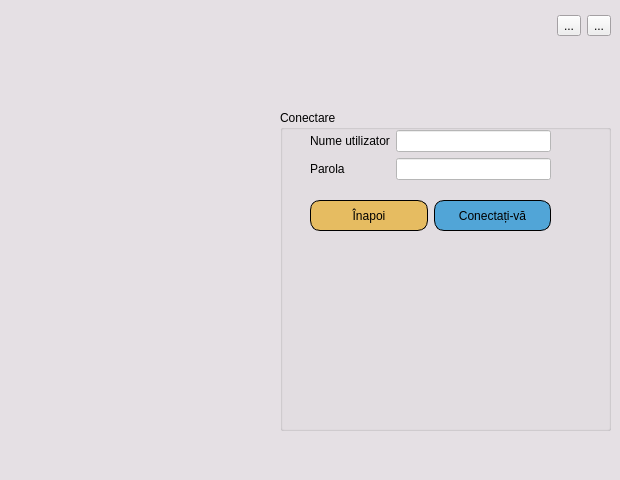
<?xml version="1.0" encoding="UTF-8"?>
<ui version="4.0">
 <class>Login</class>
 <widget class="QDialog" name="Login">
  <property name="geometry">
   <rect>
    <x>0</x>
    <y>0</y>
    <width>620</width>
    <height>480</height>
   </rect>
  </property>
  <property name="sizePolicy">
   <sizepolicy hsizetype="Preferred" vsizetype="Preferred">
    <horstretch>0</horstretch>
    <verstretch>0</verstretch>
   </sizepolicy>
  </property>
  <property name="palette">
   <palette>
    <active>
     <colorrole role="Base">
      <brush brushstyle="SolidPattern">
       <color alpha="255">
        <red>255</red>
        <green>255</green>
        <blue>255</blue>
       </color>
      </brush>
     </colorrole>
     <colorrole role="Window">
      <brush brushstyle="SolidPattern">
       <color alpha="255">
        <red>229</red>
        <green>224</green>
        <blue>228</blue>
       </color>
      </brush>
     </colorrole>
    </active>
    <inactive>
     <colorrole role="Base">
      <brush brushstyle="SolidPattern">
       <color alpha="255">
        <red>255</red>
        <green>255</green>
        <blue>255</blue>
       </color>
      </brush>
     </colorrole>
     <colorrole role="Window">
      <brush brushstyle="SolidPattern">
       <color alpha="255">
        <red>229</red>
        <green>224</green>
        <blue>228</blue>
       </color>
      </brush>
     </colorrole>
    </inactive>
    <disabled>
     <colorrole role="Base">
      <brush brushstyle="SolidPattern">
       <color alpha="255">
        <red>229</red>
        <green>224</green>
        <blue>228</blue>
       </color>
      </brush>
     </colorrole>
     <colorrole role="Window">
      <brush brushstyle="SolidPattern">
       <color alpha="255">
        <red>229</red>
        <green>224</green>
        <blue>228</blue>
       </color>
      </brush>
     </colorrole>
    </disabled>
   </palette>
  </property>
  <property name="windowTitle">
   <string>Dialog</string>
  </property>
  <property name="windowIcon">
   <iconset>
    <normalon>C:/Users/roiur/Desktop/WhatsApp Image 2021-03-30 at 18.31.01.jpeg</normalon>
   </iconset>
  </property>
  <widget class="QWidget" name="horizontalLayoutWidget_2">
   <property name="geometry">
    <rect>
     <x>280</x>
     <y>10</y>
     <width>331</width>
     <height>31</height>
    </rect>
   </property>
   <layout class="QHBoxLayout" name="horizontalLayout_2">
    <item>
     <spacer name="horizontalSpacer">
      <property name="orientation">
       <enum>Qt::Horizontal</enum>
      </property>
      <property name="sizeHint" stdset="0">
       <size>
        <width>40</width>
        <height>20</height>
       </size>
      </property>
     </spacer>
    </item>
    <item>
     <widget class="QToolButton" name="toolButton_min">
      <property name="text">
       <string>...</string>
      </property>
      <property name="icon">
       <iconset resource="Resource.qrc">
        <normaloff>:/img/img/minimize-window-16.png</normaloff>:/img/img/minimize-window-16.png</iconset>
      </property>
      <property name="shortcut">
       <string>Ctrl+M</string>
      </property>
     </widget>
    </item>
    <item>
     <widget class="QToolButton" name="toolButton_iesire">
      <property name="text">
       <string>...</string>
      </property>
      <property name="icon">
       <iconset resource="Resource.qrc">
        <normaloff>:/img/img/close-window-16.png</normaloff>:/img/img/close-window-16.png</iconset>
      </property>
      <property name="shortcut">
       <string>Ctrl+Q</string>
      </property>
     </widget>
    </item>
   </layout>
  </widget>
  <widget class="QWidget" name="layoutWidget">
   <property name="geometry">
    <rect>
     <x>9</x>
     <y>10</y>
     <width>254</width>
     <height>461</height>
    </rect>
   </property>
   <layout class="QVBoxLayout" name="verticalLayout">
    <item>
     <spacer name="verticalSpacer">
      <property name="orientation">
       <enum>Qt::Vertical</enum>
      </property>
      <property name="sizeHint" stdset="0">
       <size>
        <width>20</width>
        <height>40</height>
       </size>
      </property>
     </spacer>
    </item>
    <item>
     <widget class="QLabel" name="label_3">
      <property name="text">
       <string/>
      </property>
      <property name="pixmap">
       <pixmap resource="Resource.qrc">:/img/img/WhatsApp Image 2021-03-30 at 18.31.01.jpeg</pixmap>
      </property>
     </widget>
    </item>
    <item>
     <spacer name="verticalSpacer_2">
      <property name="orientation">
       <enum>Qt::Vertical</enum>
      </property>
      <property name="sizeHint" stdset="0">
       <size>
        <width>20</width>
        <height>40</height>
       </size>
      </property>
     </spacer>
    </item>
   </layout>
  </widget>
  <widget class="QWidget" name="layoutWidget">
   <property name="geometry">
    <rect>
     <x>280</x>
     <y>50</y>
     <width>331</width>
     <height>421</height>
    </rect>
   </property>
   <layout class="QVBoxLayout" name="verticalLayout_2">
    <item>
     <spacer name="verticalSpacer_3">
      <property name="orientation">
       <enum>Qt::Vertical</enum>
      </property>
      <property name="sizeType">
       <enum>QSizePolicy::Preferred</enum>
      </property>
      <property name="sizeHint" stdset="0">
       <size>
        <width>20</width>
        <height>60</height>
       </size>
      </property>
     </spacer>
    </item>
    <item>
     <widget class="QGroupBox" name="groupBox">
      <property name="palette">
       <palette>
        <active>
         <colorrole role="Base">
          <brush brushstyle="SolidPattern">
           <color alpha="255">
            <red>255</red>
            <green>255</green>
            <blue>255</blue>
           </color>
          </brush>
         </colorrole>
         <colorrole role="Window">
          <brush brushstyle="SolidPattern">
           <color alpha="255">
            <red>255</red>
            <green>255</green>
            <blue>255</blue>
           </color>
          </brush>
         </colorrole>
        </active>
        <inactive>
         <colorrole role="Base">
          <brush brushstyle="SolidPattern">
           <color alpha="255">
            <red>255</red>
            <green>255</green>
            <blue>255</blue>
           </color>
          </brush>
         </colorrole>
         <colorrole role="Window">
          <brush brushstyle="SolidPattern">
           <color alpha="255">
            <red>255</red>
            <green>255</green>
            <blue>255</blue>
           </color>
          </brush>
         </colorrole>
        </inactive>
        <disabled>
         <colorrole role="Base">
          <brush brushstyle="SolidPattern">
           <color alpha="255">
            <red>255</red>
            <green>255</green>
            <blue>255</blue>
           </color>
          </brush>
         </colorrole>
         <colorrole role="Window">
          <brush brushstyle="SolidPattern">
           <color alpha="255">
            <red>255</red>
            <green>255</green>
            <blue>255</blue>
           </color>
          </brush>
         </colorrole>
        </disabled>
       </palette>
      </property>
      <property name="styleSheet">
       <string notr="true"/>
      </property>
      <property name="title">
       <string>Conectare</string>
      </property>
      <widget class="QWidget" name="formLayoutWidget_2">
       <property name="geometry">
        <rect>
         <x>30</x>
         <y>20</y>
         <width>241</width>
         <height>61</height>
        </rect>
       </property>
       <layout class="QFormLayout" name="formLayout_2">
        <item row="0" column="0">
         <widget class="QLabel" name="label">
          <property name="text">
           <string>Nume utilizator</string>
          </property>
         </widget>
        </item>
        <item row="0" column="1">
         <widget class="QLineEdit" name="lineEdit_username">
          <property name="palette">
           <palette>
            <active>
             <colorrole role="Text">
              <brush brushstyle="SolidPattern">
               <color alpha="255">
                <red>63</red>
                <green>63</green>
                <blue>63</blue>
               </color>
              </brush>
             </colorrole>
             <colorrole role="PlaceholderText">
              <brush brushstyle="SolidPattern">
               <color alpha="128">
                <red>66</red>
                <green>66</green>
                <blue>66</blue>
               </color>
              </brush>
             </colorrole>
            </active>
            <inactive>
             <colorrole role="Text">
              <brush brushstyle="SolidPattern">
               <color alpha="255">
                <red>63</red>
                <green>63</green>
                <blue>63</blue>
               </color>
              </brush>
             </colorrole>
             <colorrole role="PlaceholderText">
              <brush brushstyle="SolidPattern">
               <color alpha="128">
                <red>66</red>
                <green>66</green>
                <blue>66</blue>
               </color>
              </brush>
             </colorrole>
            </inactive>
            <disabled>
             <colorrole role="Text">
              <brush brushstyle="SolidPattern">
               <color alpha="255">
                <red>120</red>
                <green>120</green>
                <blue>120</blue>
               </color>
              </brush>
             </colorrole>
             <colorrole role="PlaceholderText">
              <brush brushstyle="SolidPattern">
               <color alpha="128">
                <red>0</red>
                <green>0</green>
                <blue>0</blue>
               </color>
              </brush>
             </colorrole>
            </disabled>
           </palette>
          </property>
         </widget>
        </item>
        <item row="1" column="0">
         <widget class="QLabel" name="label_2">
          <property name="text">
           <string>Parola</string>
          </property>
         </widget>
        </item>
        <item row="1" column="1">
         <widget class="QLineEdit" name="lineEdit_password">
          <property name="palette">
           <palette>
            <active>
             <colorrole role="Text">
              <brush brushstyle="SolidPattern">
               <color alpha="255">
                <red>66</red>
                <green>66</green>
                <blue>66</blue>
               </color>
              </brush>
             </colorrole>
             <colorrole role="PlaceholderText">
              <brush brushstyle="SolidPattern">
               <color alpha="128">
                <red>66</red>
                <green>66</green>
                <blue>66</blue>
               </color>
              </brush>
             </colorrole>
            </active>
            <inactive>
             <colorrole role="Text">
              <brush brushstyle="SolidPattern">
               <color alpha="255">
                <red>66</red>
                <green>66</green>
                <blue>66</blue>
               </color>
              </brush>
             </colorrole>
             <colorrole role="PlaceholderText">
              <brush brushstyle="SolidPattern">
               <color alpha="128">
                <red>66</red>
                <green>66</green>
                <blue>66</blue>
               </color>
              </brush>
             </colorrole>
            </inactive>
            <disabled>
             <colorrole role="Text">
              <brush brushstyle="SolidPattern">
               <color alpha="255">
                <red>120</red>
                <green>120</green>
                <blue>120</blue>
               </color>
              </brush>
             </colorrole>
             <colorrole role="PlaceholderText">
              <brush brushstyle="SolidPattern">
               <color alpha="128">
                <red>0</red>
                <green>0</green>
                <blue>0</blue>
               </color>
              </brush>
             </colorrole>
            </disabled>
           </palette>
          </property>
          <property name="echoMode">
           <enum>QLineEdit::Password</enum>
          </property>
         </widget>
        </item>
       </layout>
      </widget>
      <widget class="QWidget" name="horizontalLayoutWidget">
       <property name="geometry">
        <rect>
         <x>20</x>
         <y>90</y>
         <width>251</width>
         <height>31</height>
        </rect>
       </property>
       <layout class="QHBoxLayout" name="horizontalLayout">
        <property name="leftMargin">
         <number>10</number>
        </property>
        <property name="topMargin">
         <number>0</number>
        </property>
        <property name="rightMargin">
         <number>0</number>
        </property>
        <property name="bottomMargin">
         <number>0</number>
        </property>
        <item>
         <widget class="QPushButton" name="pushButton_inapoi">
          <property name="sizePolicy">
           <sizepolicy hsizetype="Minimum" vsizetype="Preferred">
            <horstretch>0</horstretch>
            <verstretch>0</verstretch>
           </sizepolicy>
          </property>
          <property name="styleSheet">
           <string notr="true">background-color:rgb(230, 188, 97);
border-style:outset;
border-color:black;
border-width:1px;
border-radius:10px;</string>
          </property>
          <property name="text">
           <string>Înapoi</string>
          </property>
         </widget>
        </item>
        <item>
         <widget class="QPushButton" name="pushButton_login">
          <property name="sizePolicy">
           <sizepolicy hsizetype="Minimum" vsizetype="Preferred">
            <horstretch>0</horstretch>
            <verstretch>0</verstretch>
           </sizepolicy>
          </property>
          <property name="styleSheet">
           <string notr="true">background-color:rgb(81, 165, 215);
border-style:outset;
border-color:black;
border-width:1px;
border-radius:10px;</string>
          </property>
          <property name="text">
           <string>Conectați-vă</string>
          </property>
         </widget>
        </item>
       </layout>
      </widget>
     </widget>
    </item>
    <item>
     <spacer name="verticalSpacer_4">
      <property name="orientation">
       <enum>Qt::Vertical</enum>
      </property>
      <property name="sizeType">
       <enum>QSizePolicy::Preferred</enum>
      </property>
      <property name="sizeHint" stdset="0">
       <size>
        <width>20</width>
        <height>40</height>
       </size>
      </property>
     </spacer>
    </item>
   </layout>
  </widget>
 </widget>
 <resources>
  <include location="Resource.qrc"/>
 </resources>
 <connections/>
</ui>
